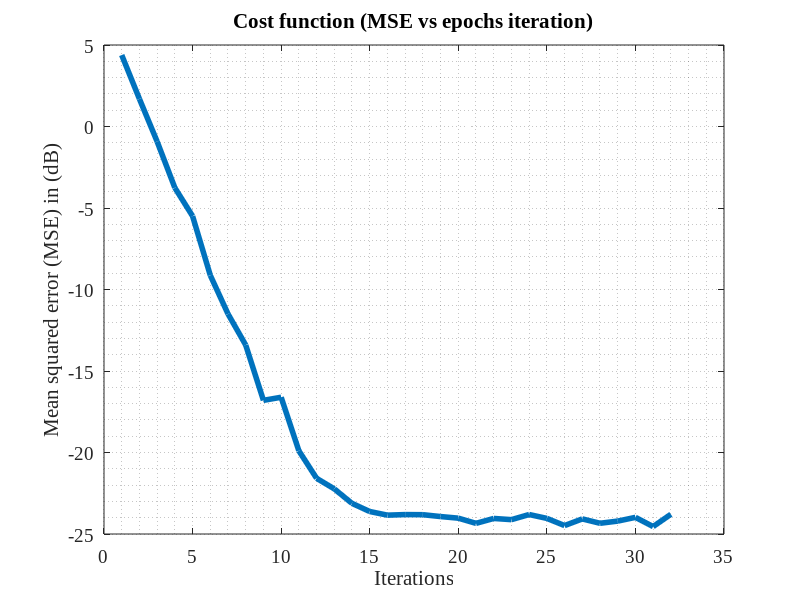
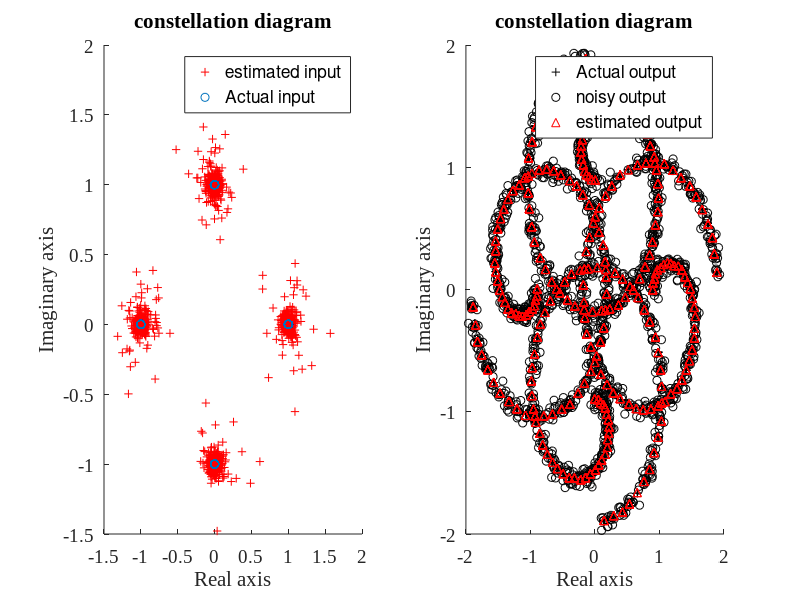

These figures' MATLAB source, in order:
%% Channel Estimation Using Least Mean Square (LMS) algorithm in Frequency domain
% Author: SHUJAAT KHAN

% Channel estimation or system identification is a technique in which we model 
% the relationship between given inputs and outputs of the unknown system.

%% Start
clc;
clear all;
close all;

%% Initializing simulation parameters
runs = 10;     % Number of Monte Carlo simulations (runs)
temp1 = 0;     % temporary estimated coefficients of channel (for each run)
temp2 = 0;     % tempporary mean squared error (for each run) 
N = (2^11);    % Number of samples
Bits = 2;      % For modulation    
fft_len=64;    % Fast Fourier Transform (Frame size) or channel length
SNR = 10;      % Signal to noise ratio or noise level
eta = 1e-2;    % Learning rate for LMS

%% Defining Unknown channel
% Channel impulse response
channel_impulse_response = [0.9 0.2 0.5 -0.7];    
% Frequency response of channel
[com_freq,Freq_vector]=freqz(channel_impulse_response,1,fft_len);

%% Monte Carlos Simulation
for k = 1 : runs
    % Generate Random signal for each independent run
    data = randi([0 ((2^Bits)-1)],1,N);  % Random signal
    x = pskmod(data,2^Bits);          % Phase shit keying (PSK) modulation
    % x = qammod(data,2^Bits);        % Quadrature amplitude modulation (QAM)

    % zero padding to ensure each frame is of size equals to the channel/frame
    padding=rem(length(x),fft_len);
    if padding~=0
    padding=fft_len-padding;
    end
    x=[x zeros(1,padding)];
    signal_length=length(x); % final length after padding

    % Dividing data stream into frames of length equals to fft_len
    x=reshape(x,[signal_length/fft_len fft_len]);   
    
    % Convert time domain signal to frequency domain signal using FFT
    signal=fft(x,[],1);
    
    % Generate desired output signal by (Convolution in time domain or
    % multiplication in frequency domain)
    sys_out=signal.*repmat(conj(com_freq'),signal_length/fft_len,1);    % signal after passing through channel

desired = awgn(sys_out, SNR);    % Addition of white gaussian noise (desired signal after disturbance)

%% LMS parameter
W = randn(size(com_freq'));                % Initial weights of LMS

    for n=1:signal_length/fft_len

        y=W.*signal(n,:);                       % Output of channel estimator
        e = desired(n,:) - y;                   % Instantaneous error of LMS
        W = W + eta * e .* conj(signal(n,:));   % Weight update rule of LMS
        J(n) = e * e';                          % Instantaneuous squared error
        
    end
   temp1 = temp1 + W;
   temp2 = temp2 + J;
end
% Averaging results
temp1 = temp1./runs;  
temp2 = temp2./runs;
%% Results
% Impulse response
[bb]=invfreqz(conj(temp1'),Freq_vector,3,0);     % Estimated channel impulse response
[channel_impulse_response;bb]                    % Actual channel impulse response
% Estimation error and normalized impulse response difference
[norm(com_freq-conj(temp1')) 10*log10(norm(bb-channel_impulse_response)./norm(channel_impulse_response))] 

% Input and output signal estimation
r=ifft(sys_out,[],1);               % channel output in time domain
rnoisy=ifft(desired,[],1);          % noisy signal in time domain

model_out=signal.*repmat(temp1,signal_length/fft_len,1); % estimated channel output in frequency domain
mr=ifft(model_out,[],1);                             % estimated channel output in time domain

est_in=desired./repmat(temp1,signal_length/fft_len,1);   % estimated channel input in frequency domain
est_ir=ifft(est_in,[],1);                            % estimated channel input in time domain

% Mean squared error (MSE)
MSE = temp2./signal_length;        % Mean squared error of LMS

%% Plots
% Cost function plot
figure
fsize=14; % plot text font size
plot(10*log10(MSE),'','linewidth',4)
grid minor
xlabel('Iterations','FontName','Times New Roman','FontSize',fsize);
ylabel('Mean squared error (MSE) in (dB)','FontName','Times New Roman','FontSize',fsize);
title('Cost function (MSE vs epochs iteration)','FontName','Times New Roman','FontSize',6*fsize/5);
set(gca,'FontName','Times New Roman','FontSize',fsize)

% Signal Estimation
figure
% Estimated Input and Actualy input signal
subplot(1,2,1)
hold on
plot(reshape((est_ir),1,signal_length),'+r')
plot(reshape((x),1,signal_length),'o')
legend('estimated input','Actual input')
xlabel('Real axis','FontName','Times New Roman','FontSize',fsize);
ylabel('Imaginary axis','FontName','Times New Roman','FontSize',fsize);
title('constellation diagram','FontName','Times New Roman','FontSize',6*fsize/5);
set(gca,'FontName','Times New Roman','FontSize',fsize)

% Estimated Output and Actualy Output signal
subplot(1,2,2)
hold on
plot(reshape((r),1,signal_length),'+k')
plot(reshape((rnoisy),1,signal_length),'ok')
plot(reshape((mr),1,signal_length),'^r')
legend('Actual output','noisy output','estimated output')
xlabel('Real axis','FontName','Times New Roman','FontSize',fsize);
ylabel('Imaginary axis','FontName','Times New Roman','FontSize',fsize);
title('constellation diagram','FontName','Times New Roman','FontSize',6*fsize/5);
set(gca,'FontName','Times New Roman','FontSize',fsize)
